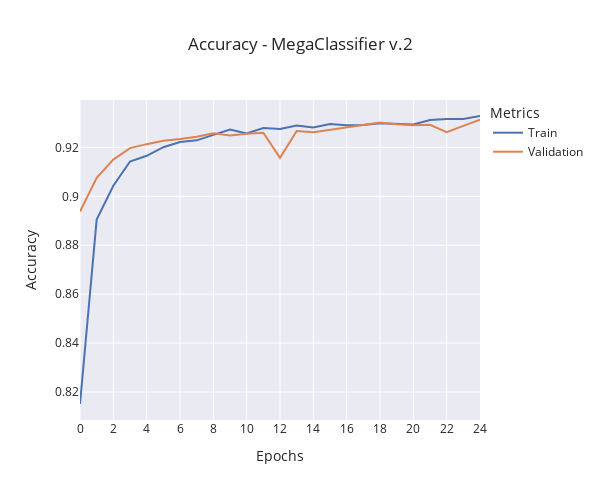

Source (notebook cell):
### Code cell
window_size = 0
train_data = (
    moving_average(train_metrics["accuracy"], window_size)
    if window_size != 0
    else train_metrics["accuracy"]
)
validation_data = (
    moving_average(validation_metrics["val_accuracy"], window_size)
    if window_size != 0
    else validation_metrics["val_accuracy"]
)

fig = go.Figure()

fig.add_trace(
    go.Scatter(
        y=train_data,
        x=np.arange(len(train_data)),
        mode="lines",
        name="Train",
    )
)

fig.add_trace(
    go.Scatter(
        y=validation_data,
        x=np.arange(len(validation_data)),
        mode="lines",
        name="Validation",
    )
)

fig.update_layout(
    title=f"Accuracy - {model_name} {version}",
    xaxis_title="Epochs",
    yaxis_title="Accuracy",
    legend_title="Metrics",
    template="seaborn",
    width=600,
    height=500,
    xaxis=dict(
        tickmode="linear",
        tick0=0,
        dtick=2,
    ),
)

fig.show()
fig.write_image(f"./reports/figures/accuracy/{complete_name[:-2]}_train.png")

### Figure 1 — Plotly figure (JSON) as saved in the notebook; plotly's stock layout.template omitted (floating-point values rounded to 4 significant figures)
{"data": [{"mode": "lines", "name": "Train", "type": "scatter", "x": [0, 1, 2, 3, 4, 5, 6, 7, 8, 9, 10, 11, 12, 13, 14, 15, 16, 17, 18, 19, 20, 21, 22, 23, 24], "y": [0.8151, 0.8905, 0.9043, 0.9142, 0.9166, 0.9201, 0.9222, 0.9229, 0.9251, 0.9273, 0.9257, 0.9279, 0.9275, 0.929, 0.9282, 0.9295, 0.929, 0.9292, 0.9299, 0.9295, 0.9293, 0.9312, 0.9316, 0.9316, 0.9328]}, {"mode": "lines", "name": "Validation", "type": "scatter", "x": [0, 1, 2, 3, 4, 5, 6, 7, 8, 9, 10, 11, 12, 13, 14, 15, 16, 17, 18, 19, 20, 21, 22, 23, 24], "y": [0.8938, 0.9075, 0.915, 0.9197, 0.9213, 0.9227, 0.9234, 0.9244, 0.9258, 0.9248, 0.9255, 0.926, 0.9157, 0.9267, 0.9262, 0.9272, 0.9281, 0.9293, 0.9302, 0.9295, 0.929, 0.9293, 0.9262, 0.9288, 0.9314]}], "layout": {"height": 500, "legend": {"title": {"text": "Metrics"}}, "title": {"text": "Accuracy - MegaClassifier v.2"}, "width": 600, "xaxis": {"dtick": 2, "tick0": 0, "tickmode": "linear", "title": {"text": "Epochs"}}, "yaxis": {"title": {"text": "Accuracy"}}}}
